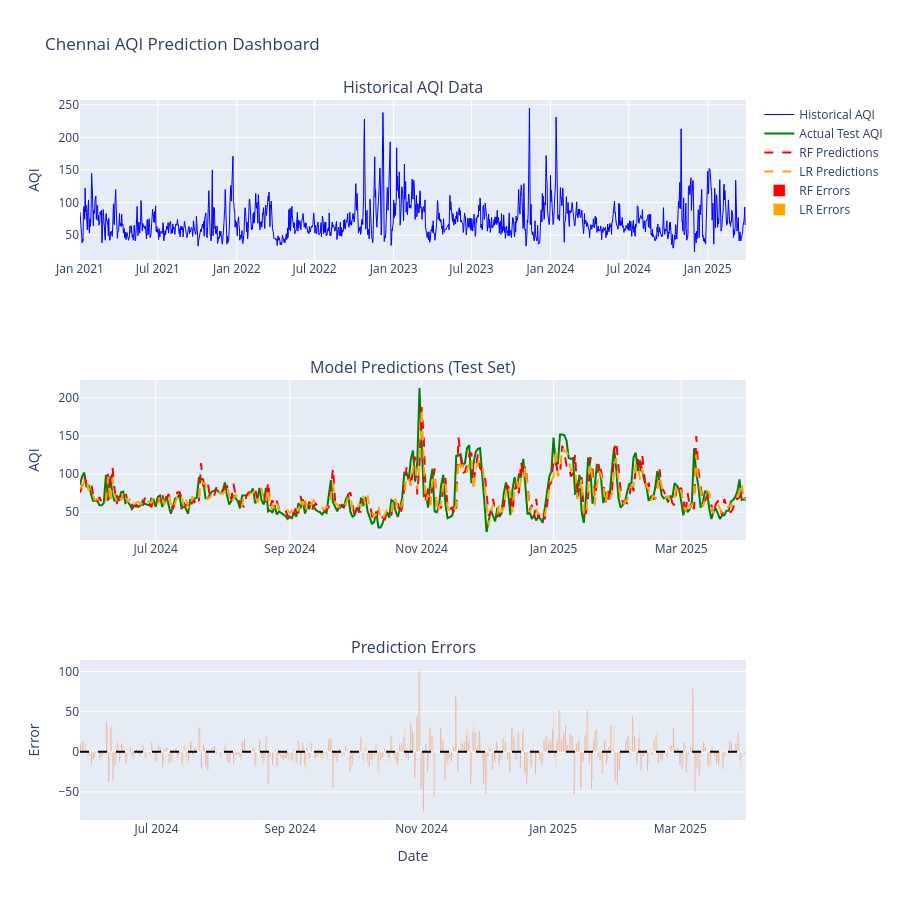

Write notebook code for a chart like this one.
### Code cell
# Interactive Dashboard with Plotly
import subprocess
import sys

# Install required packages
subprocess.check_call([sys.executable, "-m", "pip", "install", "-q", "plotly", "nbformat"])

import pandas as pd
import numpy as np
import plotly.graph_objects as go
from plotly.subplots import make_subplots
from sklearn.ensemble import RandomForestRegressor
from sklearn.linear_model import LinearRegression
from sklearn.metrics import r2_score

df = pd.read_csv("clean_aqi.csv")
df['Date'] = pd.to_datetime(df['Date'])

# Prepare data
df['lag1'] = df['AQI'].shift(1)
df['lag2'] = df['AQI'].shift(2)
df['lag3'] = df['AQI'].shift(3)
df_clean = df.dropna()

X = df_clean[['lag1', 'lag2', 'lag3']]
y = df_clean['AQI']

split = int(len(df_clean) * 0.8)
X_train, X_test = X[:split], X[split:]
y_train, y_test = y[:split], y[split:]
test_dates = df_clean['Date'].iloc[split:]

# Train models
rf = RandomForestRegressor(n_estimators=100, random_state=42, max_depth=15)
rf.fit(X_train, y_train)
y_pred_rf = rf.predict(X_test)

lr = LinearRegression()
lr.fit(X_train, y_train)
y_pred_lr = lr.predict(X_test)

# Create subplots
fig = make_subplots(
    rows=3, cols=1,
    subplot_titles=('Historical AQI Data', 'Model Predictions (Test Set)', 'Prediction Errors'),
    specs=[[{"secondary_y": False}], [{"secondary_y": False}], [{"secondary_y": False}]]
)

# Plot 1: Historical data
fig.add_trace(
    go.Scatter(x=df['Date'], y=df['AQI'], mode='lines', name='Historical AQI',
               line=dict(color='blue', width=1)),
    row=1, col=1
)

# Plot 2: Predictions
fig.add_trace(
    go.Scatter(x=test_dates, y=y_test.values, mode='lines', name='Actual Test AQI',
               line=dict(color='green', width=2)),
    row=2, col=1
)

fig.add_trace(
    go.Scatter(x=test_dates, y=y_pred_rf, mode='lines', name='RF Predictions',
               line=dict(color='red', width=2, dash='dash')),
    row=2, col=1
)

fig.add_trace(
    go.Scatter(x=test_dates, y=y_pred_lr, mode='lines', name='LR Predictions',
               line=dict(color='orange', width=2, dash='dash')),
    row=2, col=1
)

# Plot 3: Errors
errors_rf = y_test.values - y_pred_rf
errors_lr = y_test.values - y_pred_lr

fig.add_trace(
    go.Bar(x=test_dates, y=errors_rf, name='RF Errors', marker=dict(color='red', opacity=0.6)),
    row=3, col=1
)

fig.add_trace(
    go.Bar(x=test_dates, y=errors_lr, name='LR Errors', marker=dict(color='orange', opacity=0.6)),
    row=3, col=1
)

fig.add_hline(y=0, line_dash="dash", line_color="black", row=3, col=1)

# Update layout
fig.update_layout(height=900, title_text="Chennai AQI Prediction Dashboard", hovermode='x unified')
fig.update_yaxes(title_text="AQI", row=1, col=1)
fig.update_yaxes(title_text="AQI", row=2, col=1)
fig.update_yaxes(title_text="Error", row=3, col=1)
fig.update_xaxes(title_text="Date", row=3, col=1)

# Save as HTML instead of displaying (works better in Jupyter)
fig.write_html("aqi_dashboard.html")
print("✓ Dashboard saved to 'aqi_dashboard.html'")

# Try to display - if it fails, just save
try:
    fig.show()
except Exception as e:
    print(f"Note: Could not display interactive plot in notebook, but saved as HTML")

print(f"\n=== Dashboard Summary ===")
print(f"Random Forest R² Score: {r2_score(y_test, y_pred_rf):.4f}")
print(f"Linear Regression R² Score: {r2_score(y_test, y_pred_lr):.4f}")

### Figure 1 — Plotly figure (JSON) as saved in the notebook; plotly's stock layout.template omitted (floating-point values rounded to 4 significant figures; data arrays with more than 128 entries replaced by an {"elided": "..."} marker saying what was removed)
{"data": [{"line": {"color": "blue", "width": 1}, "mode": "lines", "name": "Historical AQI", "type": "scatter", "x": {"elided": "1548 str values"}, "xaxis": "x", "y": {"elided": "1548 float values"}, "yaxis": "y"}, {"line": {"color": "green", "width": 2}, "mode": "lines", "name": "Actual Test AQI", "type": "scatter", "x": {"elided": "309 str values"}, "xaxis": "x2", "y": {"elided": "309 float values"}, "yaxis": "y2"}, {"line": {"color": "red", "dash": "dash", "width": 2}, "mode": "lines", "name": "RF Predictions", "type": "scatter", "x": {"elided": "309 str values"}, "xaxis": "x2", "y": {"elided": "309 float values"}, "yaxis": "y2"}, {"line": {"color": "orange", "dash": "dash", "width": 2}, "mode": "lines", "name": "LR Predictions", "type": "scatter", "x": {"elided": "309 str values"}, "xaxis": "x2", "y": {"elided": "309 float values"}, "yaxis": "y2"}, {"marker": {"color": "red", "opacity": 0.6}, "name": "RF Errors", "type": "bar", "x": {"elided": "309 str values"}, "xaxis": "x3", "y": {"elided": "309 float values"}, "yaxis": "y3"}, {"marker": {"color": "orange", "opacity": 0.6}, "name": "LR Errors", "type": "bar", "x": {"elided": "309 str values"}, "xaxis": "x3", "y": {"elided": "309 float values"}, "yaxis": "y3"}], "layout": {"annotations": [{"font": {"size": 16}, "showarrow": false, "text": "Historical AQI Data", "x": 0.5, "xanchor": "center", "xref": "paper", "y": 1, "yanchor": "bottom", "yref": "paper"}, {"font": {"size": 16}, "showarrow": false, "text": "Model Predictions (Test Set)", "x": 0.5, "xanchor": "center", "xref": "paper", "y": 0.6111, "yanchor": "bottom", "yref": "paper"}, {"font": {"size": 16}, "showarrow": false, "text": "Prediction Errors", "x": 0.5, "xanchor": "center", "xref": "paper", "y": 0.2222, "yanchor": "bottom", "yref": "paper"}], "height": 900, "hovermode": "x unified", "shapes": [{"line": {"color": "black", "dash": "dash"}, "type": "line", "x0": 0, "x1": 1, "xref": "x3 domain", "y0": 0, "y1": 0, "yref": "y3"}], "title": {"text": "Chennai AQI Prediction Dashboard"}, "xaxis": {"anchor": "y", "domain": [0, 1]}, "xaxis2": {"anchor": "y2", "domain": [0, 1]}, "xaxis3": {"anchor": "y3", "domain": [0, 1], "title": {"text": "Date"}}, "yaxis": {"anchor": "x", "domain": [0.7778, 1], "title": {"text": "AQI"}}, "yaxis2": {"anchor": "x2", "domain": [0.3889, 0.6111], "title": {"text": "AQI"}}, "yaxis3": {"anchor": "x3", "domain": [0, 0.2222], "title": {"text": "Error"}}}}
